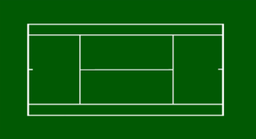
#> input picture tnt.PNG, 256 x 139 px, shrunk from 382 x 207 before the run
$ jupyter execute --allow-errors 8_houghlines_basic.ipynb   (shell and % lines are left out)
#> lines starting #> are read from the running program, lines starting #| are printed output that depends on the picture; after the words box and inside, x2 and y2 are one past the last pixel; in counts of white or black regions, pixels touching at a corner belong together
[cell 1]
import cv2
import numpy as np
import matplotlib.pyplot as plt

[cell 2]
tnt = cv2.imread(r'tnt.PNG')
#> tnt is the input picture: shape (139, 256, 3); mean B, G, R 13.4, 95.5, 11.6

img = cv2.cvtColor(tnt, cv2.COLOR_BGR2GRAY)
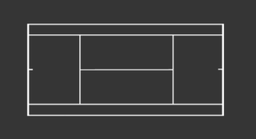
#> img: shape (139, 256); min 41, max 255, mean 61.1
img_original = img.copy()
plt.imshow(img, cmap='gray')

[cell 3]
ret5, thresh5 = cv2.threshold(img, 100, 255, cv2.THRESH_BINARY)
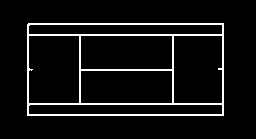
#> thresh5: shape (139, 256); 6.7% white in thin lines or dots, all inside (x1, y1, x2, y2) = (27, 23, 224, 116)
plt.imshow(thresh5, cmap='gray')

[cell 4]
edges = cv2.Canny(thresh5,50,100,apertureSize=3)
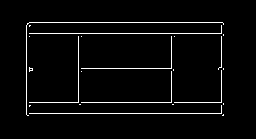
#> edges: shape (139, 256); 3.4% white in thin lines or dots, all inside (x1, y1, x2, y2) = (26, 22, 224, 116)
plt.imshow(edges, cmap='gray')

[cell 5]
lines1 = cv2.HoughLines(edges,1,np.pi/180,100)
#> lines1 = [[22, 1.57], [33, 1.57], [113, 1.57], [102, 1.57]]

for i in range(len(lines1)):
    for rho, theta in lines1[i]:
        a = np.cos(theta)
        b = np.sin(theta)
        x0 = a*rho
        y0 = b*rho
        x1 = int(x0 + 1000*(-b))
        y1 = int(y0+1000*(a))
        x2 = int(x0 - 1000*(-b))
        y2 = int(y0 -1000*(a))

        cv2.line(tnt,(x1,y1),(x2,y2),(0,0,255),2)
#> this loop made 4 passes
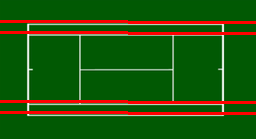
#> tnt: shape (139, 256, 3); 8.63% of pixels changed, all inside (x1, y1, x2, y2) = (0, 20, 256, 115)

plt.imshow(tnt)

# Find Intersections

[cell 6]
from collections import defaultdict
# [29 lines left out: function segment_by_angle_kmeans, not called in this run]

#> (a cell that did not finish here is left out)

[cell 8]
# [29 lines left out: functions intersection, segmented_intersections, not called in this run]

#> (a cell that did not finish here is left out)

#> (a cell that did not finish here is left out)

[cell 11]
import numpy as np
import cv2
from collections import defaultdict
import sys

img = cv2.imread("tnt.PNG")
#img = cv2.imread("sudoku.jpg")


def segment_by_angle_kmeans(lines, k=2, **kwargs):
    """
    Group lines by their angle using k-means clustering.

    Code from here:
    https://stackoverflow.com/a/46572063/1755401
    """

    # Define criteria = (type, max_iter, epsilon)
    default_criteria_type = cv2.TERM_CRITERIA_EPS + cv2.TERM_CRITERIA_MAX_ITER
    criteria = kwargs.get('criteria', (default_criteria_type, 10, 1.0))

    flags = kwargs.get('flags', cv2.KMEANS_RANDOM_CENTERS)
    attempts = kwargs.get('attempts', 10)

    # Get angles in [0, pi] radians
    angles = np.array([line[0][1] for line in lines])

    # Multiply the angles by two and find coordinates of that angle on the Unit Circle
    pts = np.array([[np.cos(2*angle), np.sin(2*angle)] for angle in angles], dtype=np.float32)

    # Run k-means
    if sys.version_info[0] == 2:
        # python 2.x
        ret, labels, centers = cv2.kmeans(pts, k, criteria, attempts, flags)
    else:
        # python 3.x, syntax has changed.
        labels, centers = cv2.kmeans(pts, k, None, criteria, attempts, flags)[1:]

    labels = labels.reshape(-1) # Transpose to row vector

    # Segment lines based on their label of 0 or 1
    segmented = defaultdict(list)
    for i, line in zip(range(len(lines)), lines):
        segmented[labels[i]].append(line)

    segmented = list(segmented.values())
    print("Segmented lines into two groups: %d, %d" % (len(segmented[0]), len(segmented[1])))

    return segmented


def intersection(line1, line2):
    """
    Find the intersection of two lines
    specified in Hesse normal form.

    Returns closest integer pixel locations.

    See here:
    https://stackoverflow.com/a/383527/5087436
    """

    rho1, theta1 = line1[0]
    rho2, theta2 = line2[0]
    A = np.array([[np.cos(theta1), np.sin(theta1)],
                  [np.cos(theta2), np.sin(theta2)]])
    b = np.array([[rho1], [rho2]])
    x0, y0 = np.linalg.solve(A, b)
    x0, y0 = int(np.round(x0)), int(np.round(y0))

    return [[x0, y0]]


def segmented_intersections(lines):
    """
    Find the intersection between groups of lines.
    """

    intersections = []
    for i, group in enumerate(lines[:-1]):
        for next_group in lines[i+1:]:
            for line1 in group:
                for line2 in next_group:
                    intersections.append(intersection(line1, line2))

    return intersections


def drawLines(img, lines, color=(0,0,255)):
    """
    Draw lines on an image
    """
    for line in lines:
        for rho,theta in line:
            a = np.cos(theta)
            b = np.sin(theta)
            x0 = a*rho
            y0 = b*rho
            x1 = int(x0 + 1000*(-b))
            y1 = int(y0 + 1000*(a))
            x2 = int(x0 - 1000*(-b))
            y2 = int(y0 - 1000*(a))
            cv2.line(img, (x1,y1), (x2,y2), color, 1)


gray = cv2.cvtColor(img, cv2.COLOR_BGR2GRAY)

blur = cv2.medianBlur(gray, 5)
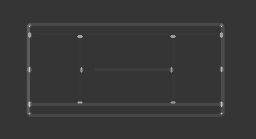
#> blur: shape (139, 256); min 52, max 200, mean 55

# Make binary image
adapt_type = cv2.ADAPTIVE_THRESH_GAUSSIAN_C
#> adapt_type = 1
thresh_type = cv2.THRESH_BINARY_INV
#> thresh_type = 1
bin_img = cv2.adaptiveThreshold(blur, 255, adapt_type, thresh_type, 11, 2)
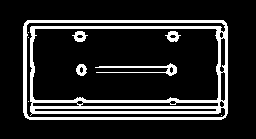
#> bin_img: shape (139, 256); 15% white; 9 white regions (4 under 20 px), largest, box (x1, y1, x2, y2) and area: (23, 20, 228, 120) 4762, (95, 63, 177, 76) 298, (72, 31, 88, 42) 100, (165, 31, 181, 42) 99, (76, 64, 87, 76) 88
plt.imshow(bin_img)

# Detect lines
rho = 2
theta = np.pi/180
thresh = 100
lines = cv2.HoughLines(bin_img, rho, theta, thresh)
#> lines = 200 rows, first 8: [106, 1.57], [26, 1.57], [20, 1.57], [100, 1.57], [112, 1.57], [118, 1.57], [114, 1.55], [110, 1.59]

if sys.version_info[0] == 2:
    # python 2.x
    # Re-shape from 1xNx2 to Nx1x2
    temp_lines = []
    N = lines.shape[1]
    for i in range(N):
        rho = lines[0,i,0]
        theta = lines[0,i,1]
        temp_lines.append( np.array([[rho,theta]]) )
    lines = temp_lines

print("Found lines: %d" % (len(lines)))
#| Found lines: 200

# Draw all Hough lines in red
img_with_all_lines = np.copy(img)
drawLines(img_with_all_lines, lines)
#> the loop in drawLines, `for line in lines:` made 200 passes
#> after the loop in drawLines, `for line in lines:`:
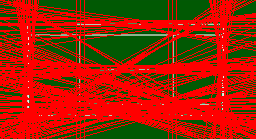
#> img: shape (139, 256, 3); mean B, G, R 3.4, 36.6, 156.7
plt.imshow(img_with_all_lines)
cv2.imwrite("all_lines.jpg", img_with_all_lines)

# Cluster line angles into 2 groups (vertical and horizontal)
segmented = segment_by_angle_kmeans(lines, 2)
#> in segment_by_angle_kmeans, `default_criteria_type = cv2.TERM_CRITERIA_EPS + cv2.TERM_CRITERIA_MAX_..`: default_criteria_type = 3
#> in segment_by_angle_kmeans, `criteria = kwargs.get('criteria', (default_criteria_type, 10, 1.0))`: criteria = (3, 10, 1)
#> in segment_by_angle_kmeans, `flags = kwargs.get('flags', cv2.KMEANS_RANDOM_CENTERS)`: flags = 0
#> in segment_by_angle_kmeans, `angles = np.array([line[0][1] for line in lines])`: angles = 200 values, max 3.12 at index 37, min 0 at index 18, mean 1.51
#> in segment_by_angle_kmeans, `pts = np.array([[np.cos(2*angle), np.sin(2*angle)] for angle in angles..`: pts = 200 pairs, first value -1 to 1, second value -0.914 to 0.94
#> in segment_by_angle_kmeans, `labels, centers = cv2.kmeans(pts, k, None, criteria, attempts, flags)[..`: labels = 200 values, max 1 at index 18, min 0 at index 0, mean 0.245; centers = [[-0.864, 0.00545], [0.984, -0.0125]]
#> the loop in segment_by_angle_kmeans, `for i, line in zip(range(len(lines)), lines):` made 200 passes
#> segmented = 2 items

# Find the intersections of each vertical line with each horizontal line
intersections = segmented_intersections(segmented)
#> the loop in segmented_intersections, `for i, group in enumerate(lines[:-1]):` made 1 pass

img_with_segmented_lines = np.copy(img)

# Draw vertical lines in green
vertical_lines = segmented[1]
img_with_vertical_lines = np.copy(img)
drawLines(img_with_segmented_lines, vertical_lines, (0,255,0))
#> call 2 of drawLines, with color = (0, 255, 0)
#> the loop in drawLines (call 2), `for line in lines:` made 49 passes
#> line on passes 1 to 12: [[24, 0]], [[32, 0]], [[-24, 3.12]], [[26, 0.0175]], [[220, 0]], [[-22, 3.11]], [[-218, 3.12]], [[-30, 3.12]], [[-216, 3.11]], [[-224, 3.12]], [[34, 0.0349]], [[228, 0.0349]]
#> after the loop in drawLines (call 2), `for line in lines:`:
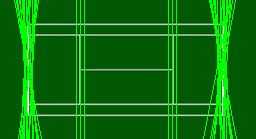
#> img: shape (139, 256, 3); mean B, G, R 10.5, 112.8, 8.9

# Draw horizontal lines in yellow
horizontal_lines = segmented[0]
img_with_horizontal_lines = np.copy(img)
drawLines(img_with_segmented_lines, horizontal_lines, (0,255,255))
#> call 3 of drawLines, with color = (0, 255, 255)
#> the loop in drawLines (call 3), `for line in lines:` made 151 passes
#> after the loop in drawLines (call 3), `for line in lines:`:
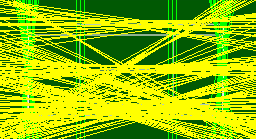
#> img: shape (139, 256, 3); mean B, G, R 3.4, 190.7, 145.1

# Draw intersection points in magenta
for point in intersections:
    pt = (point[0][0], point[0][1])
    length = 5
    cv2.line(img_with_segmented_lines, (pt[0], pt[1]-length), (pt[0], pt[1]+length), (255, 0, 255), 1) # vertical line
    cv2.line(img_with_segmented_lines, (pt[0]-length, pt[1]), (pt[0]+length, pt[1]), (255, 0, 255), 1)
#> this loop made 7399 passes
#> point on passes 1 to 3: [[24, 106]], [[32, 106]], [[26, 106]]
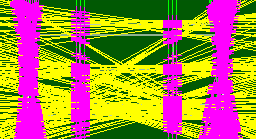
#> img_with_segmented_lines: shape (139, 256, 3); mean B, G, R 74, 126.9, 167.5

plt.imshow(img_with_segmented_lines)
cv2.imwrite("intersection_points.jpg", img_with_segmented_lines)
#> Out = True
#> figure, not shown here; B, G, R data is drawn as R, G, B
